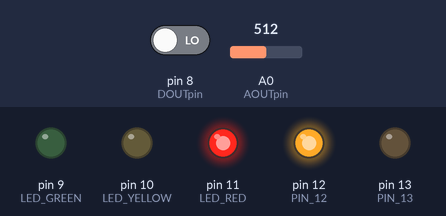
The sketch below on a simulated Arduino Uno, built with avr-gcc and run on an emulated ATmega328P. Parts: output pins drawn as LEDs (lit = HIGH). The inputs (shaded band) are chosen by the test bench; at power-on: A0 (AOUTpin) = 512, pin 8 (DOUTpin) LOW. What the sketch prints to the serial monitor is not drawn.

Above: at 1.3 s.
1.4 s: A0 (AOUTpin) set to 258
2.9 s: A0 (AOUTpin) set to 231
At 4.0 s:
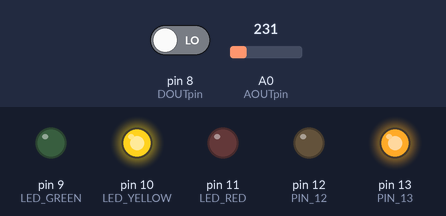
4.6 s: A0 (AOUTpin) set to 194
6.1 s: A0 (AOUTpin) set to 168
At 7.0 s:
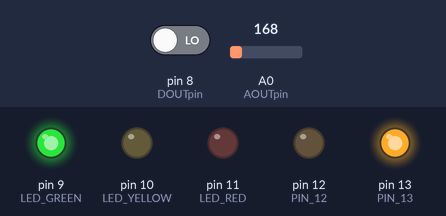
7.6 s: A0 (AOUTpin) set to 190
At 8.5 s:
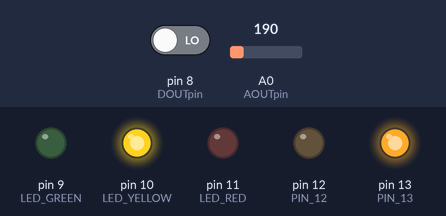
9.2 s: A0 (AOUTpin) set to 170
At 10.1 s:
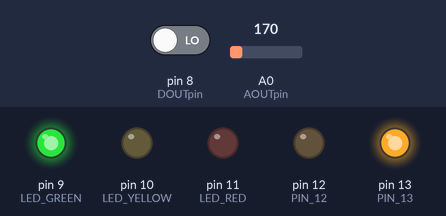
Timing chart, 0 to 11.7 s (numbered marks = the images above; inputs shaded):
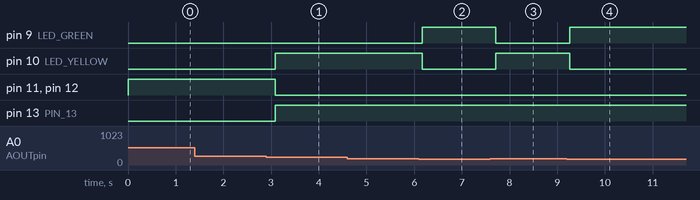

Measured:
- the behaviour switches between 250 and 249 on A0 (AOUTpin) (found by bisection; images 0 and 1)
- the behaviour switches between 180 and 179 on A0 (AOUTpin) (found by bisection; images 1 and 2)
- after the input at 1.4 s, every drawn part: stays the same
- after the input at 2.9 s, pin 10 (LED_YELLOW), pin 13 (PIN_13): LOW → HIGH after 0.19 s; pin 11 (LED_RED), pin 12 (PIN_12): HIGH → LOW after 0.19 s
- after the input at 4.6 s, every drawn part: stays the same
- after the input at 6.1 s, pin 9 (LED_GREEN): LOW → HIGH after 0.07 s; pin 10 (LED_YELLOW): HIGH → LOW after 0.07 s
- after the input at 7.6 s, pin 9 (LED_GREEN): HIGH → LOW after 0.12 s; pin 10 (LED_YELLOW): LOW → HIGH after 0.12 s
- after the input at 9.2 s, pin 9 (LED_GREEN): LOW → HIGH after 0.06 s; pin 10 (LED_YELLOW): HIGH → LOW after 0.06 s

The sketch:

arduino_sensor_reader.ino
```cpp
const int AOUTpin = 0;
const int DOUTpin = 8;

// Control pins
const int PIN_12 = 12;
const int PIN_13 = 13;

// LED indicator pins
const int LED_GREEN = 9;
const int LED_YELLOW = 10;
const int LED_RED = 11;

int limit;
int value;

// Alcohol level thresholds - LOWERED FOR TESTING
const int THRESHOLD_DANGER = 250;
const int THRESHOLD_WARNING = 180;

void setup() {
    Serial.begin(115200);
    pinMode(DOUTpin, INPUT);

    // Setup Control pins
    pinMode(PIN_12, OUTPUT);
    pinMode(PIN_13, OUTPUT);

    // Setup LED pins
    pinMode(LED_GREEN, OUTPUT);
    pinMode(LED_YELLOW, OUTPUT);
    pinMode(LED_RED, OUTPUT);

    // Initial state - Green LED ON (SAFE)
    digitalWrite(LED_GREEN, HIGH);
    digitalWrite(LED_YELLOW, LOW);
    digitalWrite(LED_RED, LOW);
}

void loop() {
    value = analogRead(AOUTpin);
    limit = digitalRead(DOUTpin);

    String status = "";
    String vehicleState = "";
    float bacLevel = 0.0;

    // Control logic based on alcohol level
    if (value >= THRESHOLD_DANGER) {
        // DANGER - Above threshold (250+)
        digitalWrite(PIN_13, LOW);   // Pin 13 LOW - Engine BLOCKED
        digitalWrite(PIN_12, HIGH);  // Pin 12 HIGH - Warning active

        // RED LED ON - All others OFF
        digitalWrite(LED_GREEN, LOW);
        digitalWrite(LED_YELLOW, LOW);
        digitalWrite(LED_RED, HIGH);

        status = "DANGER";
        vehicleState = "LOCKED";  // Car is LOCKED/OFF
        bacLevel = map(value, 0, 1023, 0, 150) / 1000.0;  // Convert to BAC percentage

        Serial.print("Level: DANGER | Pin 13: LOW | Pin 12: HIGH | LED: RED | ");
    }
    else if (value >= THRESHOLD_WARNING) {
        // WARNING - Between 180-249
        digitalWrite(PIN_13, HIGH);  // Pin 13 HIGH - Engine allowed but warned
        digitalWrite(PIN_12, LOW);   // Pin 12 LOW

        // YELLOW LED ON - All others OFF
        digitalWrite(LED_GREEN, LOW);
        digitalWrite(LED_YELLOW, HIGH);
        digitalWrite(LED_RED, LOW);

        status = "WARNING";
        vehicleState = "RUNNING";  // Car can run but warned
        bacLevel = map(value, 0, 1023, 0, 150) / 1000.0;

        Serial.print("Level: WARNING | Pin 13: HIGH | Pin 12: LOW | LED: YELLOW | ");
    }
    else {
        // SAFE - Below 200
        digitalWrite(PIN_13, HIGH);  // Pin 13 HIGH - Normal operation
        digitalWrite(PIN_12, LOW);   // Pin 12 LOW

        // GREEN LED ON - All others OFF
        digitalWrite(LED_GREEN, HIGH);
        digitalWrite(LED_YELLOW, LOW);
        digitalWrite(LED_RED, LOW);

        status = "SAFE";
        vehicleState = "RUNNING";  // Car is safe to run
        bacLevel = map(value, 0, 1023, 0, 150) / 1000.0;

        Serial.print("Level: SAFE | Pin 13: HIGH | Pin 12: LOW | LED: GREEN | ");
    }

    // Serial output
    Serial.print("Alcohol value: ");
    Serial.print(value);
    Serial.print(" | Limit: ");
    Serial.println(limit);

    // Send JSON data for dashboard
    Serial.print("{\"alcohol_level\":");
    Serial.print(bacLevel, 3);
    Serial.print(",\"status\":\"");
    Serial.print(status);
    Serial.print("\",\"vehicle_state\":\"");
    Serial.print(vehicleState);
    Serial.print("\",\"raw_reading\":");
    Serial.print(value);
    Serial.print(",\"ignition_on\":");
    Serial.print(digitalRead(PIN_13) == HIGH ? "true" : "false");
    Serial.print(",\"relay_pin_12\":");
    Serial.print(digitalRead(PIN_12));
    Serial.print(",\"relay_pin_13\":");
    Serial.print(digitalRead(PIN_13));
    Serial.println("}");

    delay(500);
}
```
